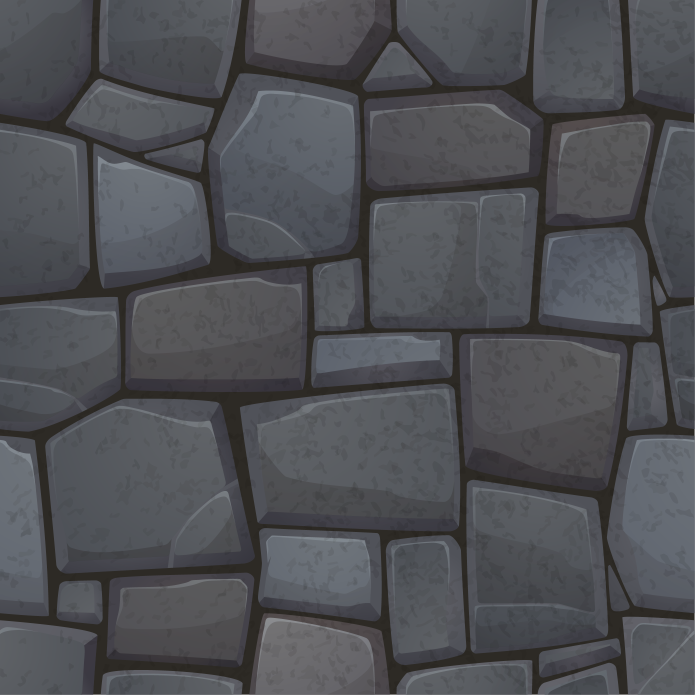
#> input picture assets/stone.png, 2084 x 2084 px, found by its file name (shown at 1/3 size)
$ python bg.py
#> lines starting #> are read from the running program, lines starting #| are printed output that depends on the picture
from PIL import Image, ImageDraw

bg = Image.new('RGBA', (1000, 1000), (255, 0, 0, 0))
img = Image.open('stone.png')
#> img is the input picture: PIL image 2084x2084 RGBA; mean R, G, B, A 78.5, 79.8, 84.2, 255
stone = img.resize((25, 25))
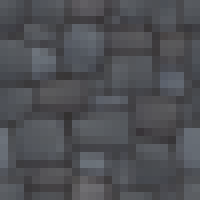
#> stone: PIL image 25x25 RGBA (shown 8 times larger); mean R, G, B, A 78.4, 79.8, 84.1, 255; transparent parts drawn white
for i in range(39):
    for j in range(41):
        x = j*25
        y = i*25
        place = 40*i+j*1+i
        bg.paste(stone,(x, y))
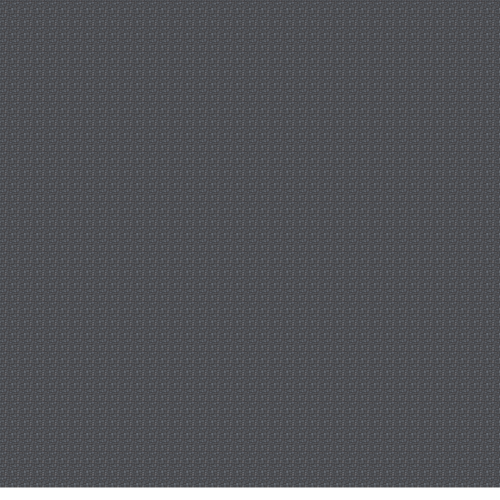
#> bg: PIL image 1000x1000 RGBA (shown at 1/2 size); mean R, G, B, A 82.9, 77.8, 82, 248.6; transparent parts drawn white
for k in range(40):
    x = k*25
    y = 39*25
    bg.paste(stone,(x,y))
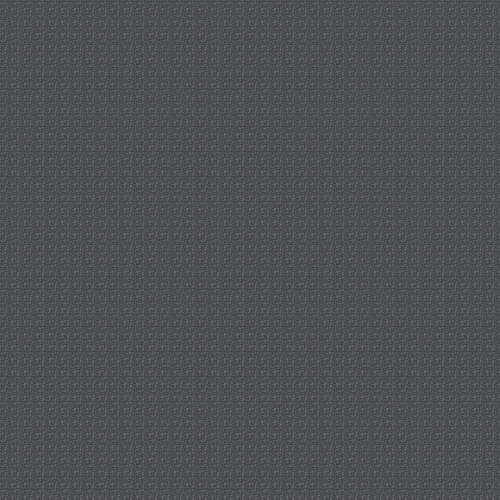
#> bg: PIL image 1000x1000 RGBA (shown at 1/2 size); mean R, G, B, A 78.4, 79.8, 84.1, 255; transparent parts drawn white
bg.save('bg.png')

$ run again, with assets/brown.png copied over assets/stone.png
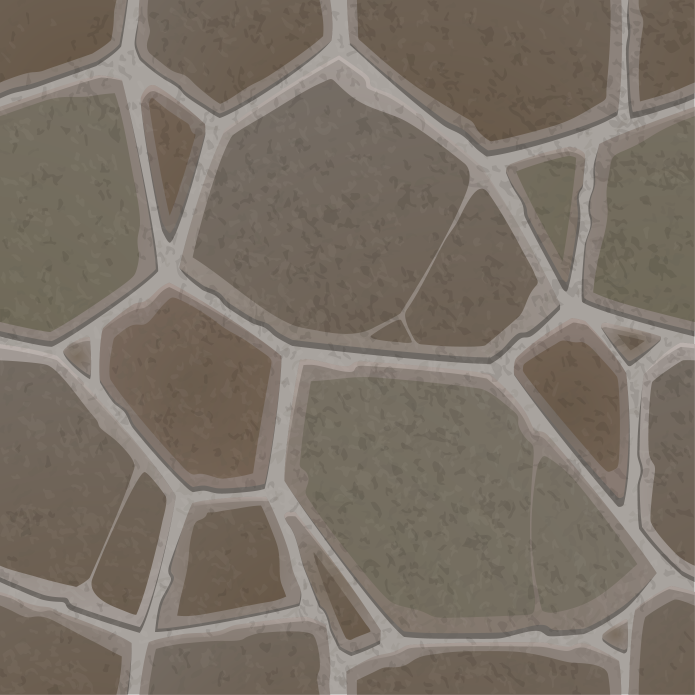
#> input picture assets/brown.png, 2084 x 2084 px, found by its file name (shown at 1/3 size)
#> img is the input picture: PIL image 2084x2084 RGBA; mean R, G, B, A 123, 113.3, 102.4, 255
#> after the loop `for i in range(39):`:
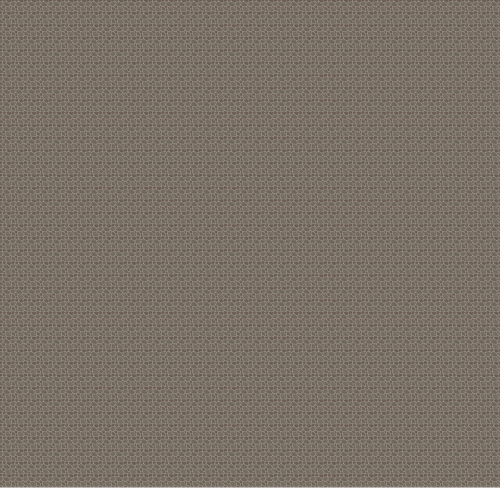
#> bg: PIL image 1000x1000 RGBA (shown at 1/2 size); mean R, G, B, A 126.2, 110.5, 99.9, 248.6; transparent parts drawn white
#> after the loop `for k in range(40):`:
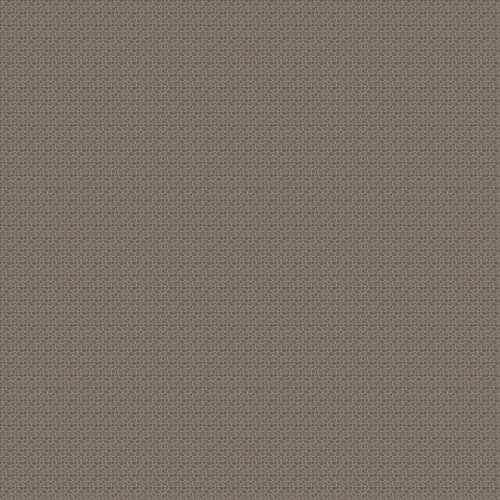
#> bg: PIL image 1000x1000 RGBA (shown at 1/2 size); mean R, G, B, A 122.9, 113.3, 102.4, 255; transparent parts drawn white
